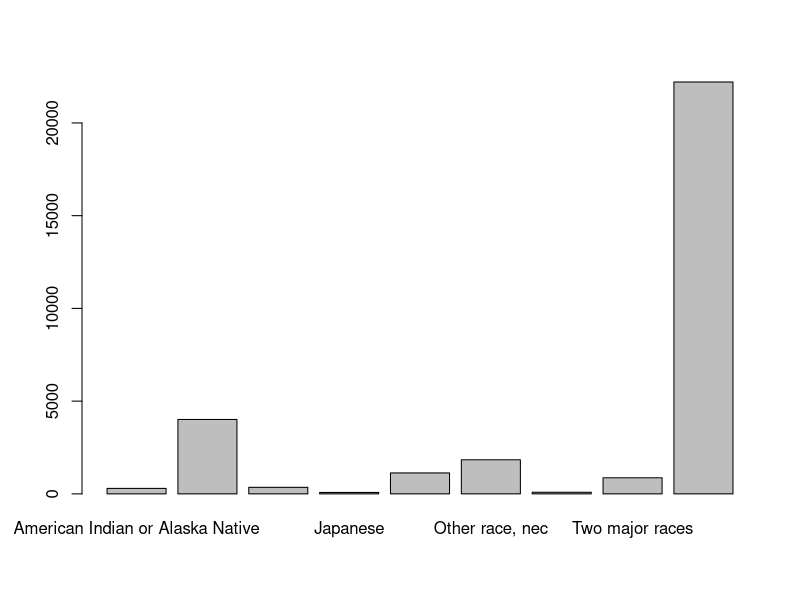
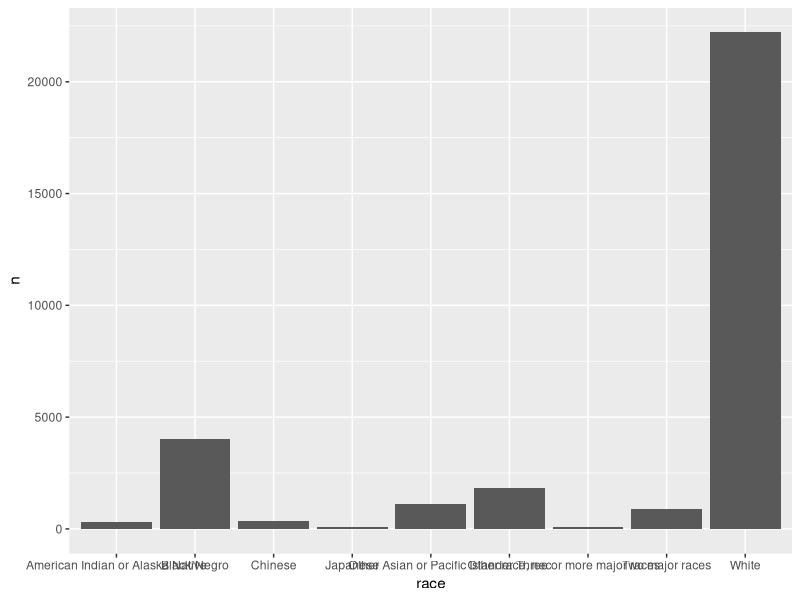
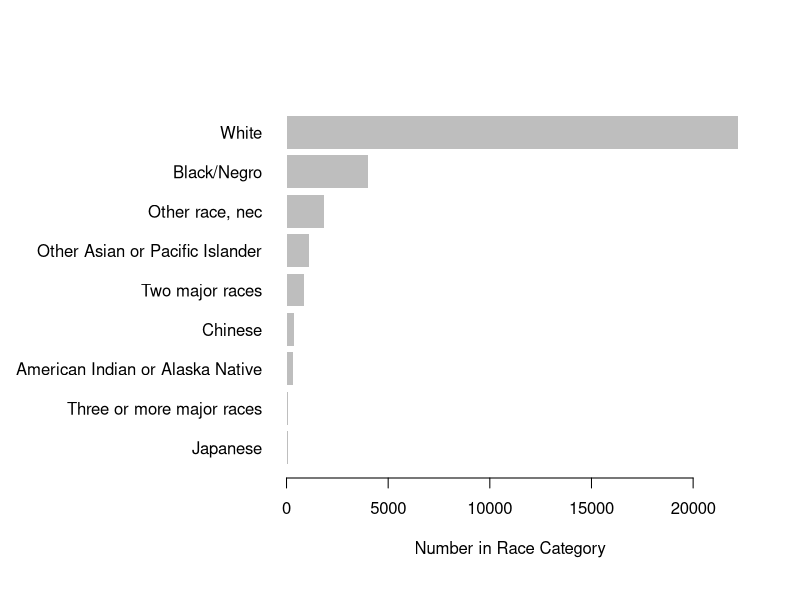
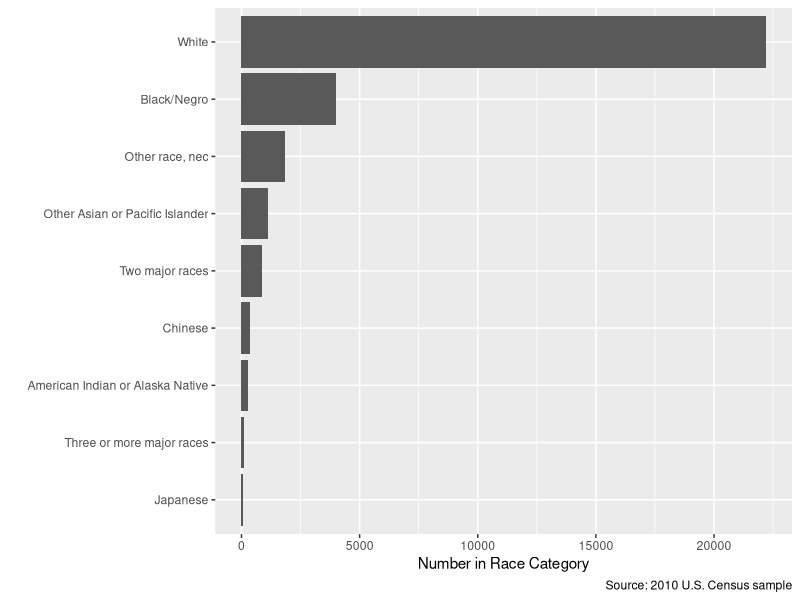
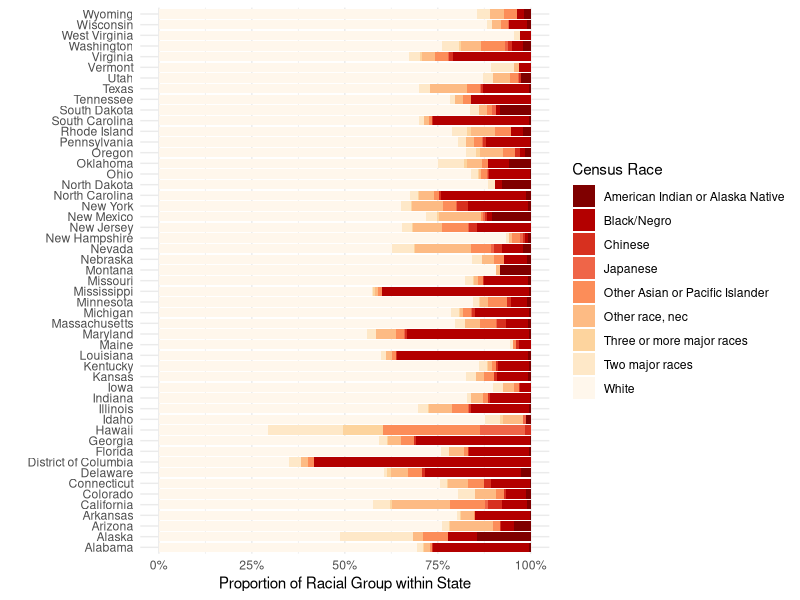
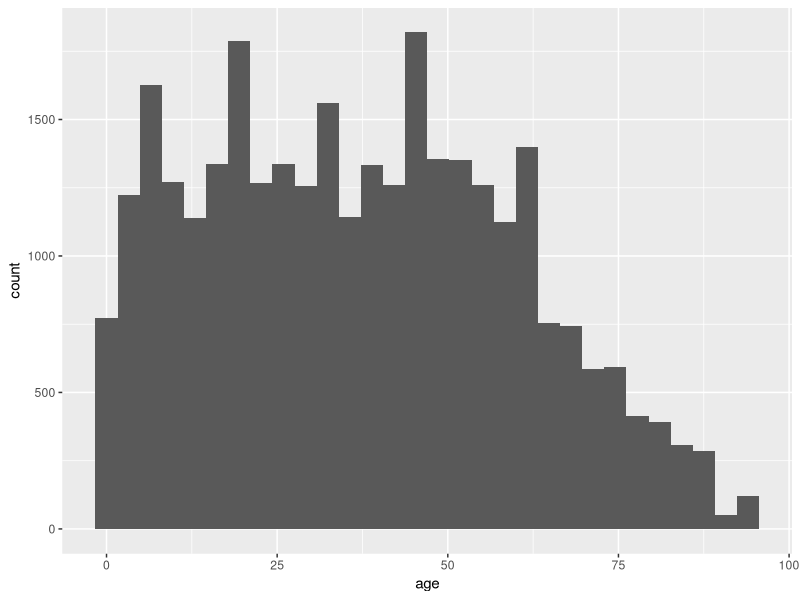
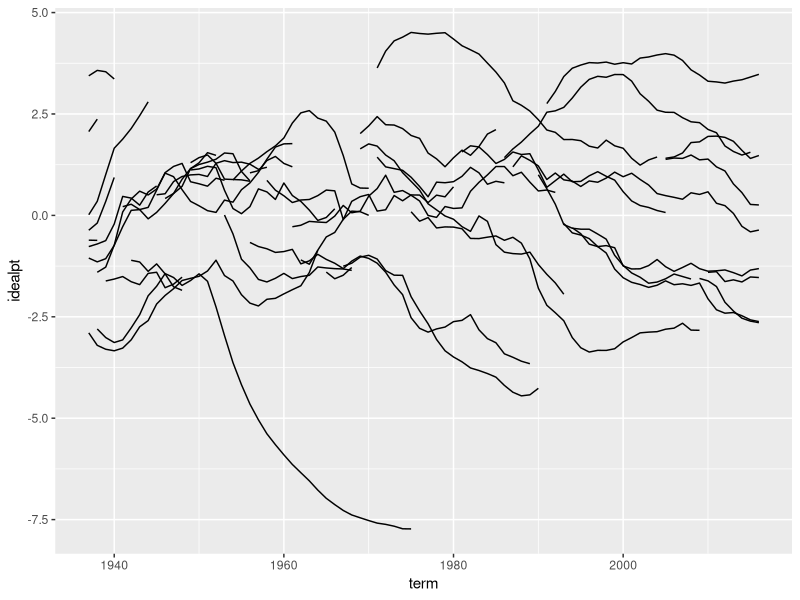

Write R code to recreate these figures, in order.
## ---- chunk 1
library(tidyverse)
library(scales)
## ---- chunk 2
cen10 <- read_csv("input/usc2010_001percent.csv")
## ---- chunk 3
cen10
## ---- chunk 4
nrow(cen10)
## ---- chunk 5
nrow(cen10)*100*100
## ---- chunk 6
table(cen10$race)
## ---- chunk 7
count(cen10, race)
## ---- chunk 8
cen10 %>% count(race)
## ---- chunk 9
count(cen10, race, sort = TRUE)
## ---- chunk 10
cen10 %>% 
  group_by(race) %>% 
  summarize(n = n())
## ---- chunk 11
tab_race <- table(cen10$race)
## ---- chunk 12
barplot(tab_race)
## ---- chunk 13
grp_race <- count(cen10, race)
## ---- chunk 14
ggplot(data = grp_race, aes(x = race, y = n)) + geom_col()
## ---- chunk 15
par(oma = c(1, 10, 1, 1))
barplot(sort(tab_race), # sort numbers
        horiz = TRUE, # flip
        border = NA, # border is extraneous
        xlab = "Number in Race Category", 
        bty = "n", # no box
        las = 1) # alignment of axis labels is horizontal
## ---- chunk 16
grp_race_ordered <- arrange(grp_race, n) %>% 
  mutate(race = forcats::as_factor(race))

ggplot(data = grp_race_ordered, aes(x = race, y = n)) +
  geom_col() +
  coord_flip() +
  labs(y = "Number in Race Category",
       x = "",
       caption = "Source: 2010 U.S. Census sample")

## ---- chunk 17
xtab_race_state <- table(cen10$race, cen10$state)
dim(xtab_race_state)
## ---- chunk 18
ptab_race_state <- prop.table(xtab_race_state, margin = 2)
dim(ptab_race_state)
## ---- chunk 19
grp_race_state <- cen10 %>% 
  count(race, state)
## ---- chunk 20
ggplot(data = grp_race_state, aes(x =  state, y = n,  fill = race)) +
  geom_col(position = "fill") + # the position is dertemined by the fill ae
  scale_fill_brewer(name = "Census Race", palette = "OrRd", direction = -1) + # choose palette
  coord_flip() + # flip axes
  scale_y_continuous(labels = percent) + # label numbers as percentage
  labs(y = "Proportion of Racial Group within State",
       x = "",
       source = "Source: 2010 Census  sample") +
  theme_minimal()
## ---- chunk 21
ggplot(data = cen10, aes(x = age)) +
  geom_histogram()
## ---- chunk 22
justice <- read_csv("input/justices_court-median.csv")
## ---- chunk 23
justice
## ---- chunk 24
ggplot(justice, aes(x = term, y = idealpt, group = justice)) +
  geom_line()
## ---- chunk 25
# Enter yourself

## ---- chunk 26
# Enter yourself

## ---- chunk 27
# Enter yourself
## ---- chunk 28
# Enter yourself

